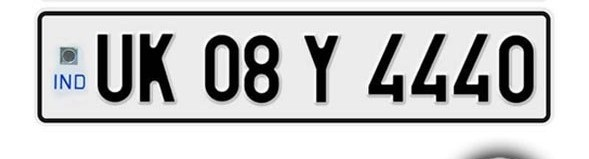
#> input picture image1.jpg, 589 x 159 px
$ python -i LPRS.py   (imports and definitions only)
#> lines starting #> are read from the running program, lines starting #| are printed output that depends on the picture; after the words box and inside, x2 and y2 are one past the last pixel; in counts of white or black regions, pixels touching at a corner belong together
#> further down, picture is the input picture: shape (159, 589, 3); mean B, G, R 199.3, 199, 198.8
import pytesseract
import cv2
import imutils
import os
import re
import pandas as pd
import tkinter as tk
from tkinter import filedialog, messagebox
from PIL import Image
import numpy as np

# Tesseract config..
pytesseract.pytesseract.tesseract_cmd = r"C:\Program Files\Tesseract-OCR\tesseract.exe"

dataset_path = "owndataset1.csv"
# [7 lines not run here, left out]

def preprocess_image(image):
    image = imutils.resize(image, width=500)
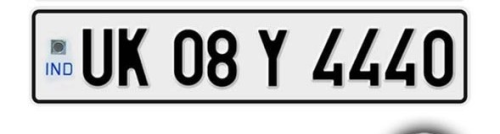
#> image: shape (134, 500, 3); mean of channels 0, 1, 2 199.3, 199, 198.8; drawn as B, G, R
    gray = cv2.cvtColor(image, cv2.COLOR_BGR2GRAY)
    gray = cv2.GaussianBlur(gray, (5, 5), 0)
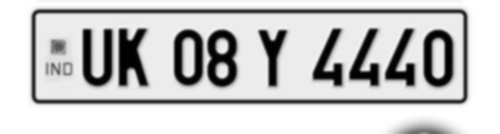
#> gray: shape (134, 500); min 1, max 255, mean 199
    gray = cv2.adaptiveThreshold(gray, 255, cv2.ADAPTIVE_THRESH_GAUSSIAN_C, cv2.THRESH_BINARY, 11, 2)
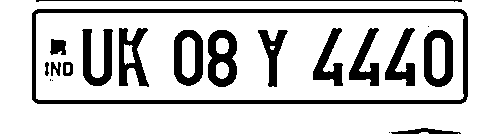
#> gray: shape (134, 500); 80.3% white; 20 black regions (4 under 20 px), largest, box (x1, y1, x2, y2) and area: (32, 9, 468, 104) 4216, (208, 30, 237, 87) 1068, (424, 30, 453, 87) 990
    return gray

# [48 lines left out: functions clean_license_plate, find_owner, load_image, process_image, not called in this run]

# [4 lines not run here, left out]

# [1 line that did not run here, left out]
# [1 line not run here, left out]

# [1 line that did not run here, left out]
# [4 lines not run here, left out]

>>> import cv2
>>> picture = cv2.imread('image1.jpg')
>>> result = preprocess_image(picture)

$ run again, on image2.jpg
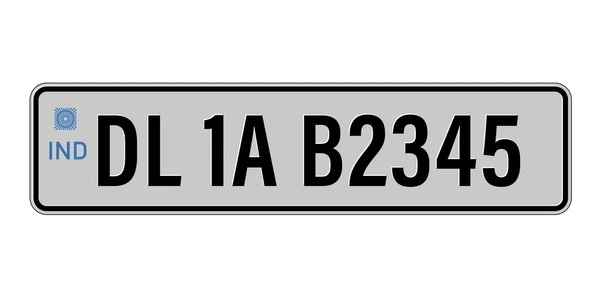
#> input picture image2.jpg, 600 x 300 px
#> picture is the input picture: shape (300, 600, 3); mean B, G, R 211, 211.3, 211.1
#> in preprocess_image, `image = imutils.resize(image, width=500)`:
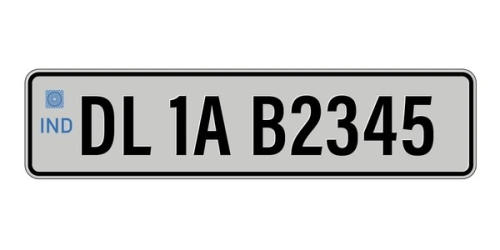
#> image: shape (250, 500, 3); mean of channels 0, 1, 2 211, 211.3, 211.1; drawn as B, G, R
#> in preprocess_image, `gray = cv2.adaptiveThreshold(gray, 255, cv2.ADAPTIVE_THRESH_GAUSSIAN_C..`:
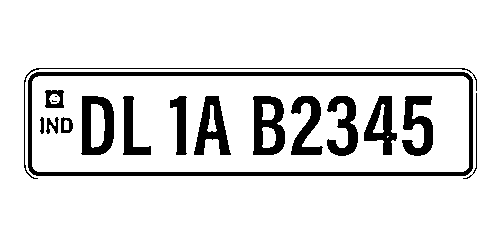
#> gray: shape (250, 500); 88.6% white; 18 black regions (2 under 20 px), largest, box (x1, y1, x2, y2) and area: (28, 72, 473, 176) 4276, (253, 96, 285, 155) 1245, (81, 96, 114, 155) 1211

$ run again, on image3.jpg
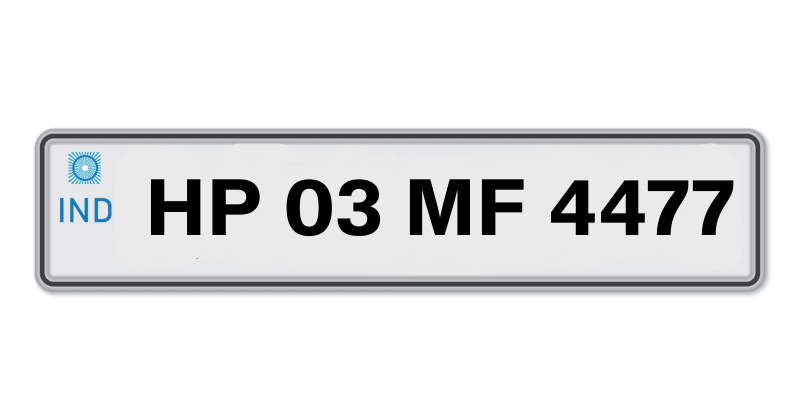
#> input picture image3.jpg, 1600 x 840 px (shown at 1/2 size)
#> picture is the input picture: shape (840, 1600, 3); mean B, G, R 230.2, 229.6, 229
#> in preprocess_image, `image = imutils.resize(image, width=500)`:
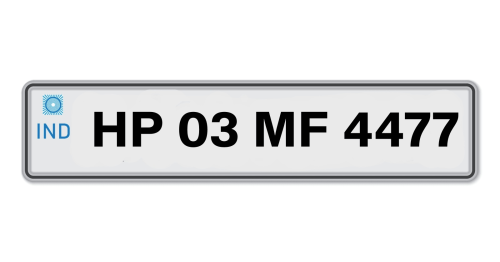
#> image: shape (262, 500, 3); mean of channels 0, 1, 2 230.2, 229.6, 229; drawn as B, G, R
#> in preprocess_image, `gray = cv2.adaptiveThreshold(gray, 255, cv2.ADAPTIVE_THRESH_GAUSSIAN_C..`:
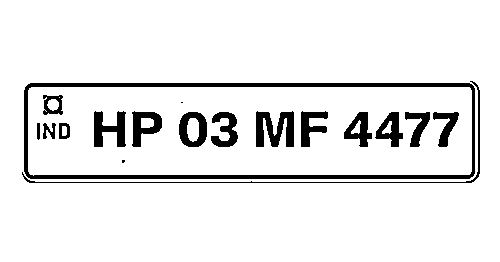
#> gray: shape (262, 500); 91.6% white; 18 black regions (2 under 20 px), largest, box (x1, y1, x2, y2) and area: (24, 83, 475, 179) 4178, (256, 111, 294, 147) 912, (22, 81, 480, 183) 693
